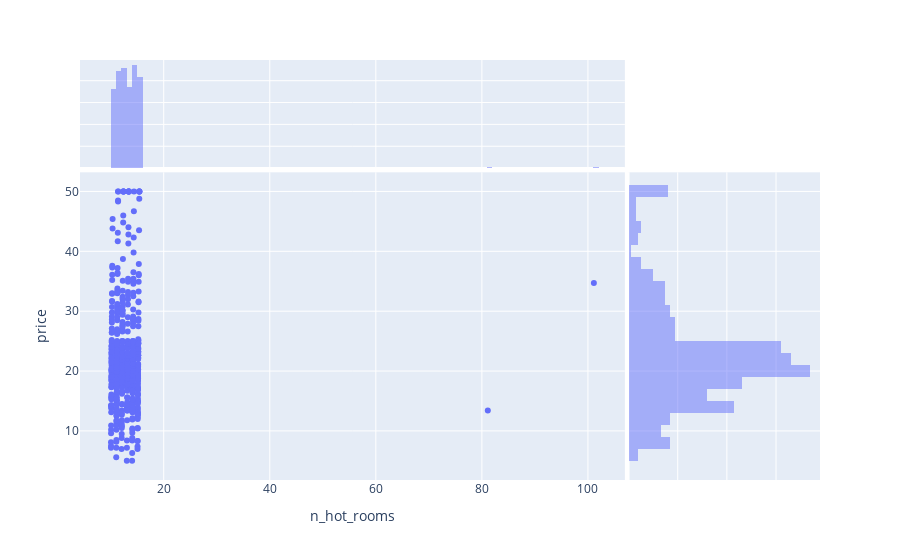

Source (notebook cell):
### Code cell
px.scatter(df, x='n_hot_rooms', y='price', marginal_y='histogram', marginal_x='histogram')

### Figure 1 — Plotly figure (JSON) as saved in the notebook; plotly's stock layout.template omitted (floating-point values rounded to 4 significant figures; data arrays with more than 128 entries replaced by an {"elided": "..."} marker saying what was removed)
{"data": [{"hovertemplate": "n_hot_rooms=%{x}<br>price=%{y}<extra></extra>", "legendgroup": "", "marker": {"color": "#636efa", "symbol": "circle"}, "mode": "markers", "name": "", "orientation": "v", "showlegend": false, "type": "scatter", "x": {"elided": "506 float values"}, "xaxis": "x", "y": {"elided": "506 float values"}, "yaxis": "y"}, {"alignmentgroup": "True", "bingroup": "x", "hovertemplate": "n_hot_rooms=%{x}<br>count=%{y}<extra></extra>", "legendgroup": "", "marker": {"color": "#636efa"}, "name": "", "offsetgroup": "", "opacity": 0.5, "showlegend": false, "type": "histogram", "x": {"elided": "506 float values"}, "xaxis": "x3", "yaxis": "y3"}, {"alignmentgroup": "True", "bingroup": "y", "hovertemplate": "price=%{y}<br>count=%{x}<extra></extra>", "legendgroup": "", "marker": {"color": "#636efa"}, "name": "", "offsetgroup": "", "opacity": 0.5, "showlegend": false, "type": "histogram", "xaxis": "x2", "y": {"elided": "506 float values"}, "yaxis": "y2"}], "layout": {"barmode": "overlay", "legend": {"tracegroupgap": 0}, "margin": {"t": 60}, "xaxis": {"anchor": "y", "domain": [0, 0.7363], "title": {"text": "n_hot_rooms"}}, "xaxis2": {"anchor": "y2", "domain": [0.7413, 1], "matches": "x2", "showgrid": true, "showline": false, "showticklabels": false, "ticks": ""}, "xaxis3": {"anchor": "y3", "domain": [0, 0.7363], "matches": "x", "showgrid": true, "showticklabels": false}, "xaxis4": {"anchor": "y4", "domain": [0.7413, 1], "matches": "x2", "showgrid": true, "showline": false, "showticklabels": false, "ticks": ""}, "yaxis": {"anchor": "x", "domain": [0, 0.7326], "title": {"text": "price"}}, "yaxis2": {"anchor": "x2", "domain": [0, 0.7326], "matches": "y", "showgrid": true, "showticklabels": false}, "yaxis3": {"anchor": "x3", "domain": [0.7426, 1], "matches": "y3", "showgrid": true, "showline": false, "showticklabels": false, "ticks": ""}, "yaxis4": {"anchor": "x4", "domain": [0.7426, 1], "matches": "y3", "showgrid": true, "showline": false, "showticklabels": false, "ticks": ""}}}
